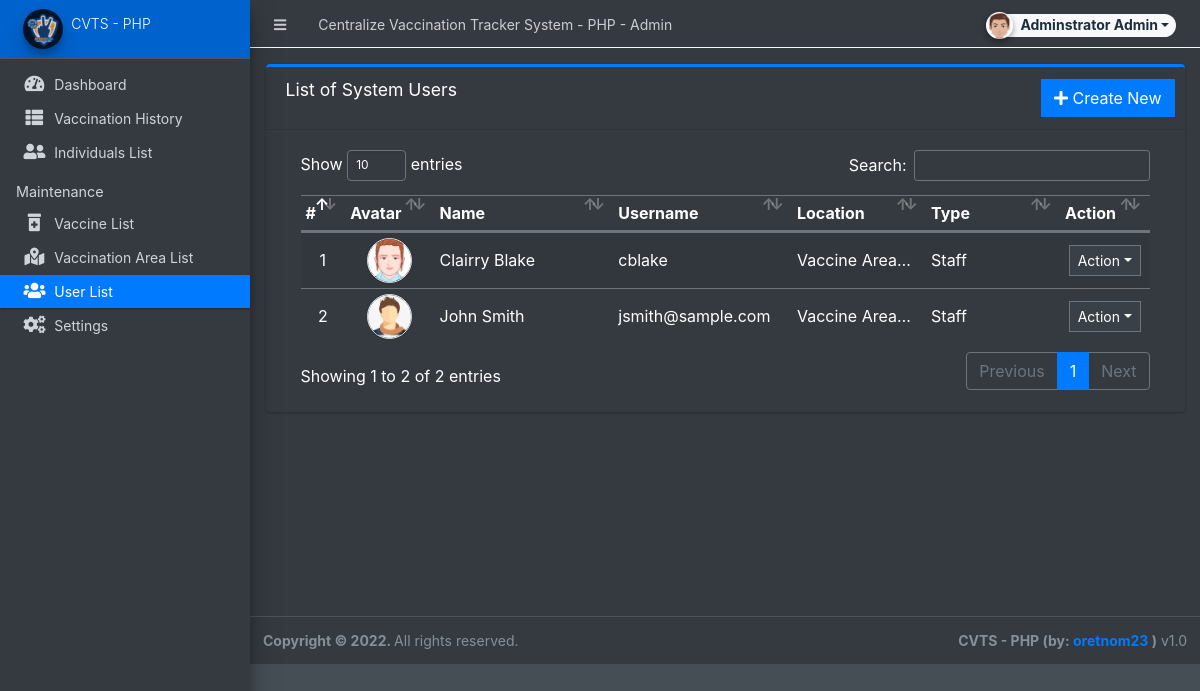
Page /admin/?page=user/list (signed in) on the committed database.
### tables this page shows
CREATE TABLE `users` (
  `id` int(50) NOT NULL,
  `firstname` varchar(250) NOT NULL,
  `lastname` varchar(250) NOT NULL,
  `username` text NOT NULL,
  `password` text NOT NULL,
  `avatar` text DEFAULT NULL,
  `last_login` datetime DEFAULT NULL,
  `type` tinyint(1) NOT NULL DEFAULT 0,
  `location_id` int(30) DEFAULT NULL,
  `date_added` datetime NOT NULL DEFAULT current_timestamp(),
  `date_updated` datetime DEFAULT NULL ON UPDATE current_timestamp()
);

### classes/DBConnection.php (called while the page is built, shortened)
<?php
class DBConnection{
    private $host = DB_SERVER;
    private $username = DB_USERNAME;
    private $password = DB_PASSWORD;
    private $database = DB_NAME;
    public $conn;
    public function __construct(){
        if (!isset($this->conn)) {
            $this->conn = new mysqli($this->host, $this->username, $this->password, $this->database);
        }
    }
}
?>

### classes/SystemSettings.php (called while the page is built, shortened)
<?php
class SystemSettings extends DBConnection{
	function userdata($field = ''){
		if(!empty($field)){
			if(isset($_SESSION['userdata'][$field]))
				return $_SESSION['userdata'][$field];
			else
				return null;
		}else{
			return false;
		}
	}
}
$_settings = new SystemSettings();
?>

### config.php (called while the page is built, shortened)
<?php
require_once('classes/DBConnection.php');
require_once('classes/SystemSettings.php');
function validate_image($file){
	if(!empty($file)){
        $ex = explode('?',$file);
        $file = $ex[0];
        $param =  isset($ex[1]) ? '?'.$ex[1]  : '';
		if(is_file(base_app.$file)){
			return base_url.$file.$param;
		}else{
			return base_url.'dist/img/no-image-available.png';
		}
	}else{
		return base_url.'dist/img/no-image-available.png';
	}
}
?>

### admin/user/list.php (the view, shortened to what this page needs)
<div class="card card-outline card-primary">
	<div class="card-header">
		<h3 class="card-title">List of System Users</h3>
		<div class="card-tools">
			<a href="?page=user/manage_user" class="btn btn-flat btn-primary"><span class="fas fa-plus"></span>  Create New</a>
		</div>
	</div>
	<div class="card-body">
		<div class="container-fluid">
        <div class="container-fluid">
			<table class="table table-hover table-striped">
				<colgroup>
					<col width="5%">
					<col width="10%">
					<col width="20%">
					<col width="20%">
					<col width="15%">
					<col width="15%">
					<col width="10%">
				</colgroup>
				<thead>
					<tr>
						<th>#</th>
						<th>Avatar</th>
						<th>Name</th>
						<th>Username</th>
						<th>Location</th>
						<th>Type</th>
						<th>Action</th>
					</tr>
				</thead>
				<tbody>
					<?php
						$i = 1;
						$location_qry = $conn->query("SELECT * FROM vaccination_location_list");
						$result = $location_qry->fetch_all(MYSQLI_ASSOC);
						$location_arr = array_column($result,'location','id');
						$qry = $conn->query("SELECT *,concat(firstname,' ',lastname) as name from `users` where id != '1' and id != '{$_settings->userdata('id')}' and `type` != 3 order by concat(firstname,' ',lastname) asc ");
						while($row = $qry->fetch_assoc()):
					?>
						<tr>
							<td class="text-center"><?php echo $i++; ?></td>
							<td class="text-center"><img src="<?php echo validate_image($row['avatar']) ?>" class="img-avatar img-thumbnail p-0 border-2" alt="user_avatar"></td>
							<td><?php echo ucwords($row['name']) ?></td>
							<td ><p class="m-0 truncate-1"><?php echo $row['username'] ?></p></td>
							<td ><p class="m-0 truncate-1" title="<?php echo ($row['location_id'] != null && isset($location_arr[$row['location_id']])) ? $location_arr[$row['location_id']] : 'N/A' ?>"><?php echo ($row['location_id'] != null && isset($location_arr[$row['location_id']])) ? $location_arr[$row['location_id']] : 'N/A' ?></p></td>
							<td><?php echo ($row['type'] == 1) ? 'Administrator' : 'Staff' ?></td>
							<td align="center">
								 <button type="button" class="btn btn-flat btn-default btn-sm dropdown-toggle dropdown-icon" data-toggle="dropdown">
				                  		Action
				                  </button>
							</td>
						</tr>
					<?php endwhile; ?>
				</tbody>
			</table>
		</div>
		</div>
	</div>
</div>

### admin/user/list.php (style rules this page uses)
.img-avatar { width:45px; height:45px; object-fit:cover; object-position:center center; border-radius:100%; }

### rows in the picture
users: avatar (picture), name "Clairry Blake", username "cblake", location "Vaccine…", type "Staff"
users: avatar (picture), name "John Smith", username "jsmith@sample.com", location "Vaccine…", type "Staff"

### other values in the picture
$_settings->info('name') "Centralize Vaccination Tracker System - PHP"
$_settings->userdata('firstname').' '.$_settings->userdata('lastname') "Adminstrator Admin"
$_settings->info('short_name') "CVTS - PHP"
